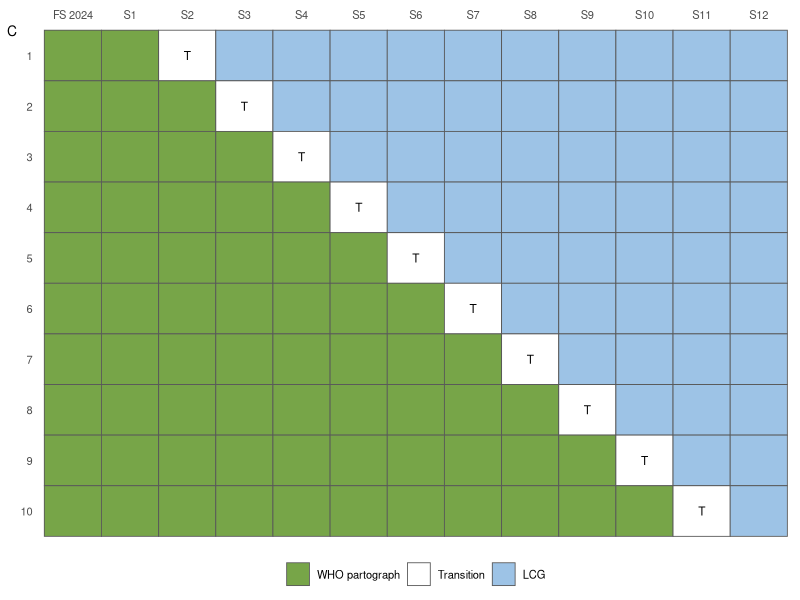

This chart was generated by the following R code:
## ---- chunk 1
#| label: fig-design
#| fig-cap: "**Overview of the study steps and transition periods.** C = Cluster, FS = feasibility study of the electronic version of the LCG. S = steps of 5 weeks (S1-S12 = 60 weeks). Green colour denotes WHO partograph period, white colour denotes transition period for and teaching period, and blue colour denotes LCG period"
#| fig-width: 7.5
#| fig-height: 3.4
# Stepped-wedge schedule as in the protocol Figure 1: cluster c uses the WHO
# partograph in FS 2024 and S1..Sc, is in transition in S(c+1), and uses the
# LCG from S(c+2).
library(ggplot2)
steps <- c("FS 2024", paste0("S", 1:12))
sw <- expand.grid(cluster = 1:10, s = 0:12)
sw$period <- with(sw, ifelse(s <= cluster, "WHO partograph",
                      ifelse(s == cluster + 1, "Transition", "LCG")))
sw$period <- factor(sw$period, c("WHO partograph", "Transition", "LCG"))
sw$step <- factor(sw$s, levels = 0:12, labels = steps)
sw$clus <- factor(sw$cluster, levels = 10:1)
ggplot(sw, aes(step, clus, fill = period)) +
  geom_tile(colour = "grey35", linewidth = 0.3) +
  geom_text(data = subset(sw, period == "Transition"), aes(label = "T"),
            size = 3) +
  scale_fill_manual(values = c("WHO partograph" = "#77A548",
                               "Transition" = "white", "LCG" = "#9DC3E6")) +
  scale_x_discrete(position = "top") +
  labs(x = NULL, y = "C", fill = NULL) +
  theme_minimal(base_size = 10) +
  theme(panel.grid = element_blank(), legend.position = "bottom",
        axis.title.y = element_text(angle = 0, vjust = 1))
## ---- chunk 2
#| label: tbl-sdm-items
#| tbl-cap: "Shared decision-making items for operative delivery (LCG form). † Norwegian wording reconstructed from the form's pattern for items not in the form version of 9 March 2025; to be verified."
items <- utils::read.csv("../../metadata/sdm_items.csv", comment.char = "#", encoding = "UTF-8",
                         stringsAsFactors = FALSE)
items <- items[startsWith(items$variable, "samvalg_operativ_forlosning"), ]
gate_lab <- items$item_en[match(items$gate, items$variable)]
knitr::kable(data.frame(
  Item = items$item_en,
  `Wording on the form` = paste0(items$item_no, ifelse(grepl("^constructed", items$source), " †", "")),
  Responses = items$responses,
  `Asked if yes to` = ifelse(is.na(gate_lab), "", gate_lab),
  check.names = FALSE))
